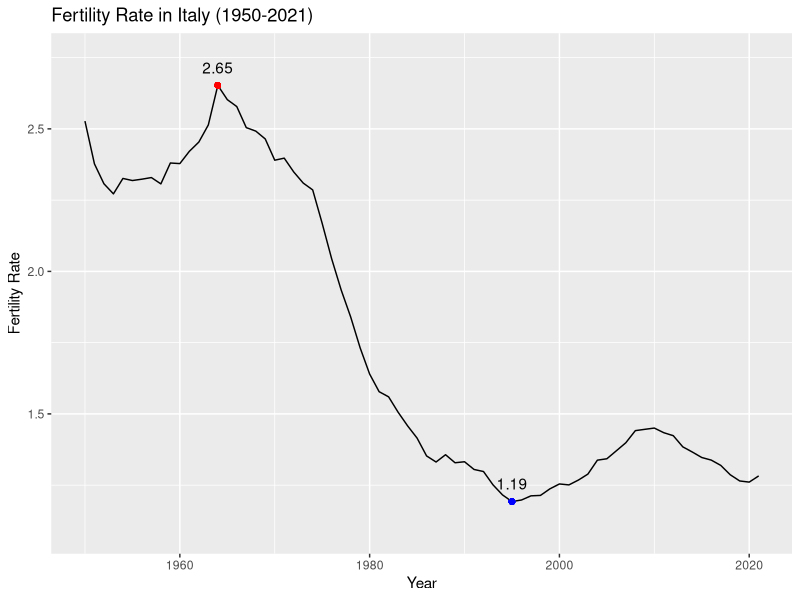
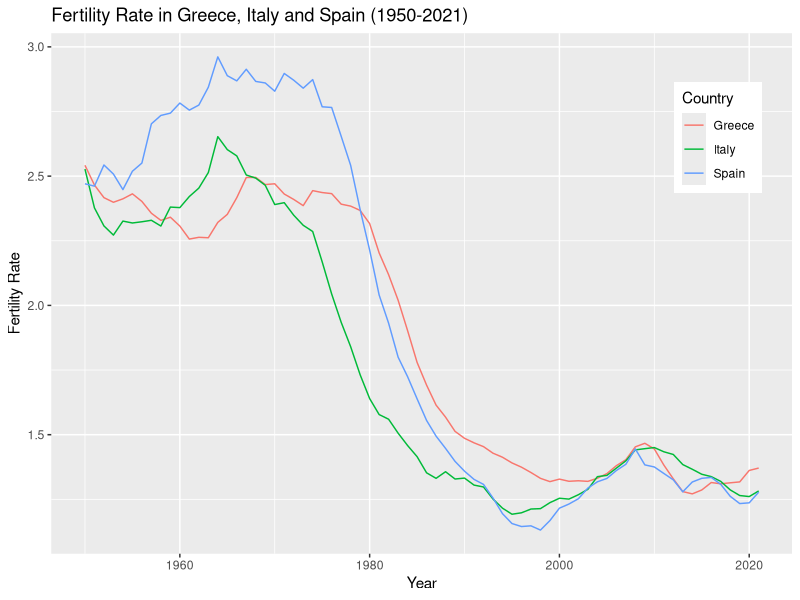
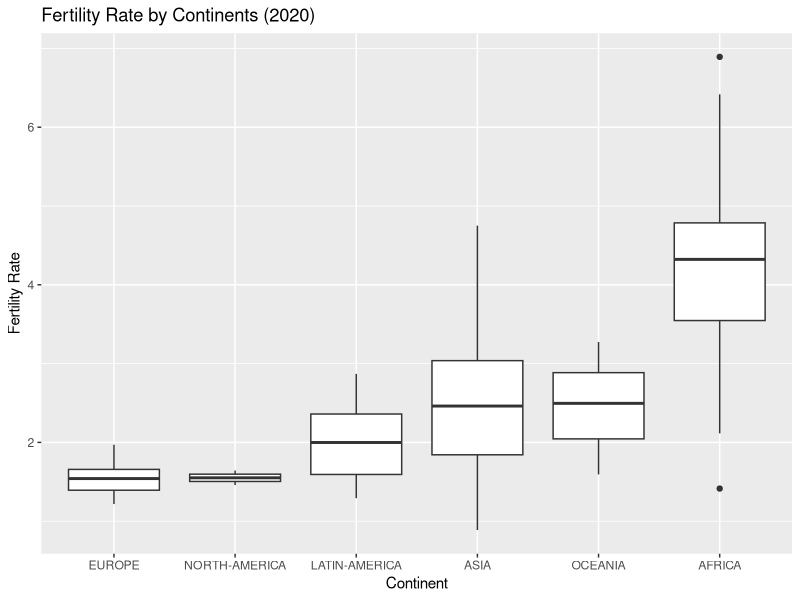
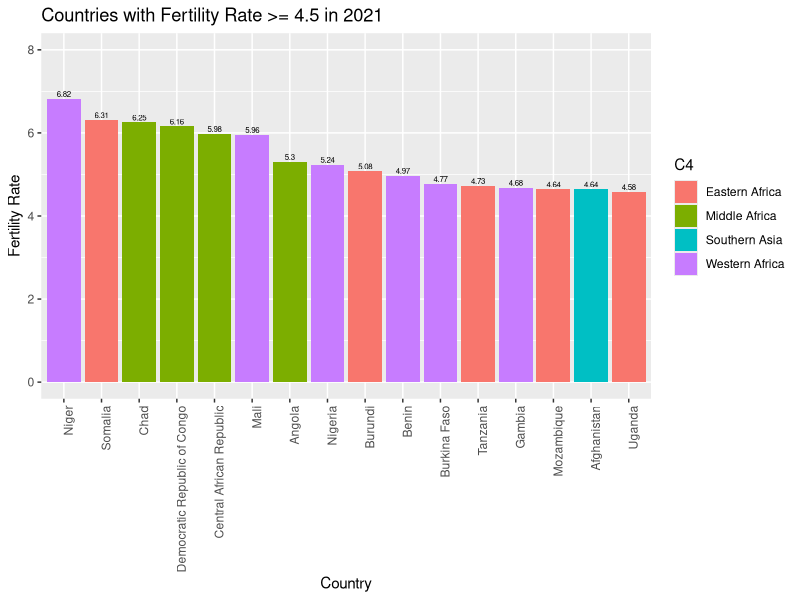
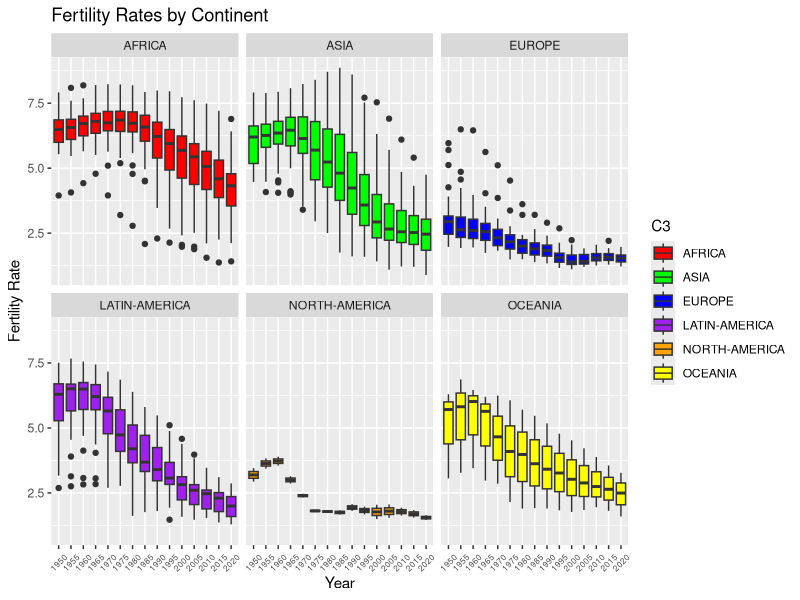
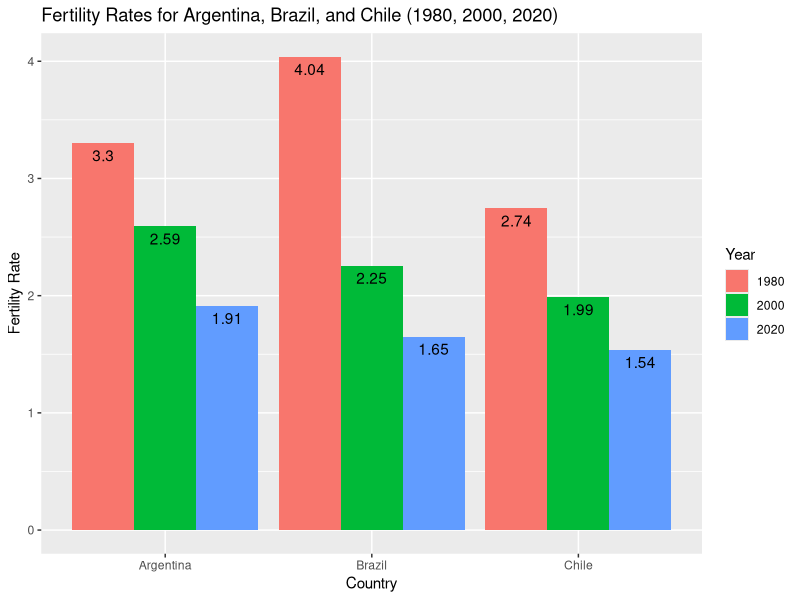
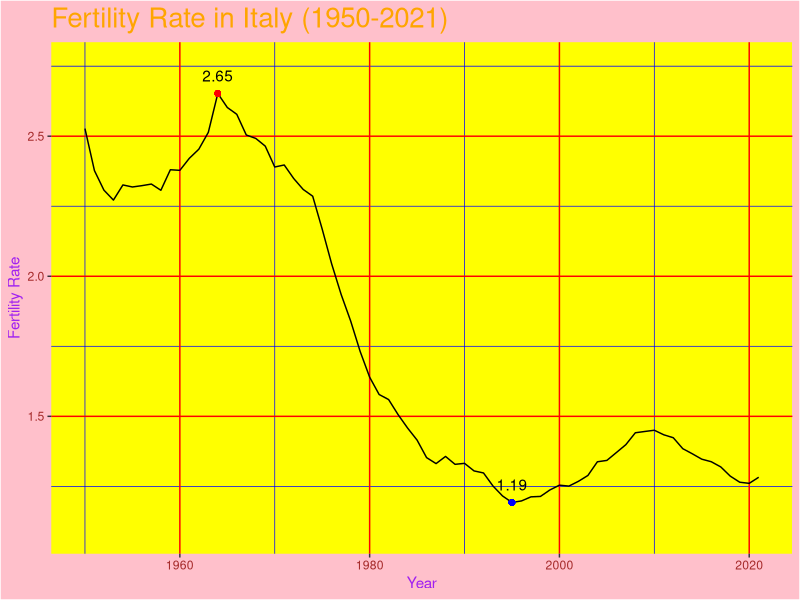
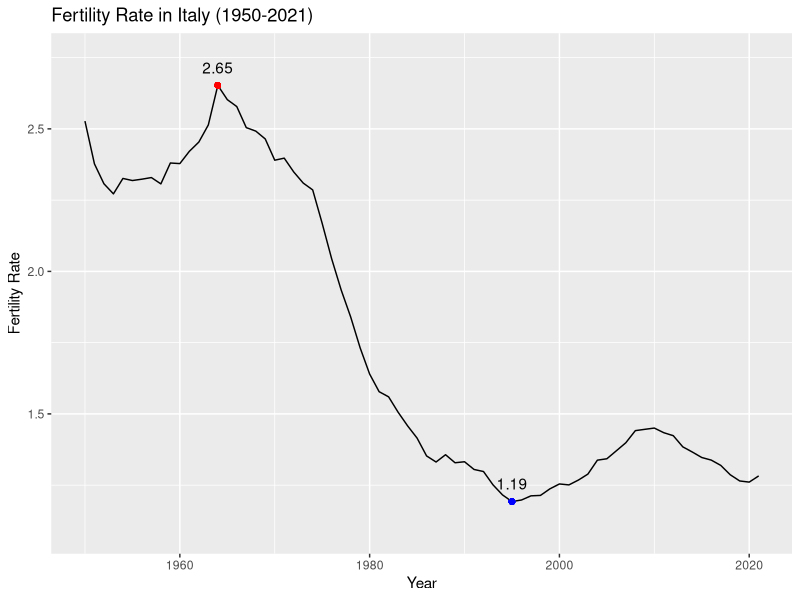

Recreate these plots in R, in order.
## ---- chunk 1
ass3 <- read.csv("fertility.csv")
## ---- chunk 2
library(ggplot2)

italy_data <- subset(ass3, Entity == "Italy" & Year >= 1950 & Year <= 2021)

max_fr <- max(italy_data$FR)
min_fr <- min(italy_data$FR)
max_year <- italy_data$Year[which.max(italy_data$FR)]
min_year <- italy_data$Year[which.min(italy_data$FR)]

p1 <- ggplot(italy_data, aes(x = Year, y = FR)) +
  geom_line() +
  geom_point(aes(x = max_year, y = max_fr), color = "red") +
  geom_point(aes(x = min_year, y = min_fr), color = "blue") +
  annotate("text", x = max_year, y = max_fr, label = round(max_fr, 2), vjust = -1) +
  annotate("text", x = min_year, y = min_fr, label = round(min_fr, 2), vjust = -1) +
  ylim(min_fr - 0.1, max_fr + 0.1) +
  ggtitle("Fertility Rate in Italy (1950-2021)") +
  xlab("Year") +
  ylab("Fertility Rate")

ggsave("plot1.png", plot = p1)

print(p1)
## ---- chunk 3
countries_data <- subset(ass3, Entity %in% c("Italy", "Spain", "Greece") & Year >= 1950 & Year <= 2021)

p2 <- ggplot(countries_data, aes(x = Year, y = FR, color = Entity)) +
  geom_line() +
  theme(legend.position = c(0.9, 0.8)) +
  labs(color = "Country") +
  ggtitle("Fertility Rate in Greece, Italy and Spain (1950-2021)") +
  xlab("Year") +
  ylab("Fertility Rate")

ggsave("plot2.png", plot = p2)

print(p2)
## ---- chunk 4
library(dplyr)
library(forcats)

data_2020 <- subset(ass3, Year == 2020)

p3 <- ggplot(data_2020, aes(x = fct_reorder(C3, FR, .fun = median), y = FR)) +
  geom_boxplot() +
  ggtitle("Fertility Rate by Continents (2020)") +
  xlab("Continent") +
  ylab("Fertility Rate")

ggsave("plot3.png", plot = p3)

print(p3)
## ---- chunk 5
data_2021_high_fr <- subset(ass3, Year == 2021 & FR >= 4.5)

p4 <- ggplot(data_2021_high_fr, aes(x = reorder(Entity, -FR), y = FR, fill = C4)) +
  geom_bar(stat = "identity") +
  geom_text(aes(label = round(FR, 2)), vjust = -0.3, size = 2) +
  ggtitle("Countries with Fertility Rate >= 4.5 in 2021") +
  xlab("Country") +
  ylab("Fertility Rate") +
  ylim(0, 8) +
  theme(axis.text.x = element_text(angle = 90, hjust = 1))

ggsave("plot4.png", plot = p4)

print(p4)
## ---- chunk 6
years_ending_in_0_or_5 <- subset(ass3, Year %% 5 == 0)

p5 <- ggplot(years_ending_in_0_or_5, aes(x = factor(Year), y = FR, fill = C3)) +
  geom_boxplot() +
  facet_wrap(~ C3) +
  ggtitle("Fertility Rates by Continent") +
  xlab("Year") +
  ylab("Fertility Rate") +
  theme(
    axis.text.x = element_text(angle = 45, vjust = 0.5, size = 6),
  ) +
  scale_fill_manual(values = c("red", "green", "blue", "purple", "orange", "yellow"))

ggsave("plot5.png", plot = p5, width = 12, height = 6)

print(p5)
## ---- chunk 7
selected_years <- subset(ass3, Entity %in% c("Argentina", "Brazil", "Chile") & Year %in% c(1980, 2000, 2020))

p6 <- ggplot(selected_years, aes(x = Entity, y = FR, fill = factor(Year))) +
  geom_bar(stat = "identity", position = "dodge") +
  geom_text(aes(label = round(FR, 2)), position = position_dodge(width = 0.9), vjust = 1.5) +
  ggtitle("Fertility Rates for Argentina, Brazil, and Chile (1980, 2000, 2020)") +
  xlab("Country") +
  ylab("Fertility Rate") +
  labs(fill = "Year")

ggsave("plot6.png", plot = p6)

print(p6)
## ---- chunk 8
ugly_theme <- theme(
  panel.background = element_rect(fill = "yellow"),
  plot.background = element_rect(fill = "pink"),
  legend.background = element_rect(fill = "green"),
  panel.grid.major = element_line(color = "red"),
  panel.grid.minor = element_line(color = "blue"),
  axis.text = element_text(color = "brown"),
  axis.title = element_text(color = "purple"),
  plot.title = element_text(color = "orange", size = 20)
)

p7 <- p1 + ugly_theme

ggsave("plot7.png", plot = p7)

print(p7)
